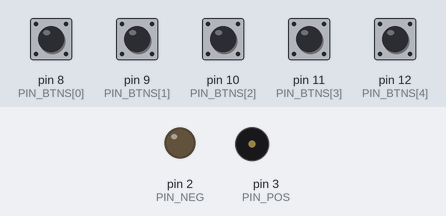
A sketch run on a simulated Arduino Uno, built with avr-gcc and run on an emulated ATmega328P. Shown: output pins drawn as LEDs (lit = HIGH), buzzer (waves = sounding). The test bench sets the inputs (shaded band); at power-on: pin 8 (PIN_BTNS[0]), pin 9 (PIN_BTNS[1]), pin 10 (PIN_BTNS[2]), pin 11 (PIN_BTNS[3]), pin 12 (PIN_BTNS[4]) HIGH.

Above: at 1.2 s.
1.3 s: pin 8 (PIN_BTNS[0]) pulled LOW for 0.15 s
At 1.37 s:
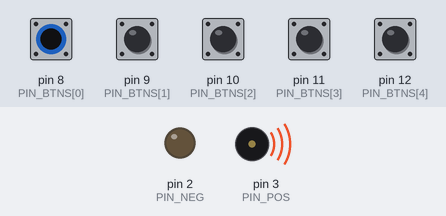
Timing chart, 0 to 4.3 s (numbered marks = the images above; inputs shaded):
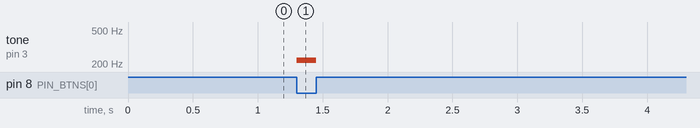

Measured:
- after the input at 1.3 s, tone on pin 3 (PIN_POS): silent → 220 Hz at once, → silent 0.15 s later

The sketch:

grace_pentatonic.ino
```cpp
const int NUM_BTNS = 5;
const int PIN_BTNS[] = {8, 9, 10, 11, 12};
const int PIN_POS = 3;
const int PIN_NEG = 2;
const int FREQ_BASE = 220; // A3
const int NUM_NOTES = 9;
// start with the minor pentatonic, add in between notes and octave up
const int NOTE_STEPS[] = {0, 2, 3, 4, 5, 6, 7, 10, 12};

int note_freqs[NUM_NOTES];

int get_note()
{
  int btn_state[NUM_BTNS];
  for(int i = 0; i < NUM_BTNS; ++i)
  {
     btn_state[i] = !digitalRead(PIN_BTNS[i]);
  }
  for(int i = 0; i < NUM_BTNS - 1; ++i)
  {
     if(btn_state[i] && btn_state[i+1])
     {
       return note_freqs[2 * i + 1];
     }
     else if(btn_state[i])
     {
       return note_freqs[2 * i];
     }
  }
  if(btn_state[NUM_BTNS - 1])
  {
     return note_freqs[2 * (NUM_BTNS - 1)];
  }
  return -1;
}

void setup()
{
  for(int i = 0; i < NUM_NOTES; ++i)
  {
     note_freqs[i] = (float)FREQ_BASE * pow(2.0, NOTE_STEPS[i] / 12.0);
  }
  pinMode(PIN_POS, OUTPUT);
  pinMode(PIN_NEG, OUTPUT);
  digitalWrite(PIN_POS, LOW);
  digitalWrite(PIN_NEG, LOW);
  for(int i = 0; i < NUM_BTNS; ++i)
  {
     pinMode(PIN_BTNS[i], INPUT_PULLUP);
  }
}

void loop()
{
   int note = get_note(); // returns a frequency
   if(note < 0)
   {
     noTone(PIN_POS);
   }
   else
   {
     tone(PIN_POS, note);
   }
}
```
